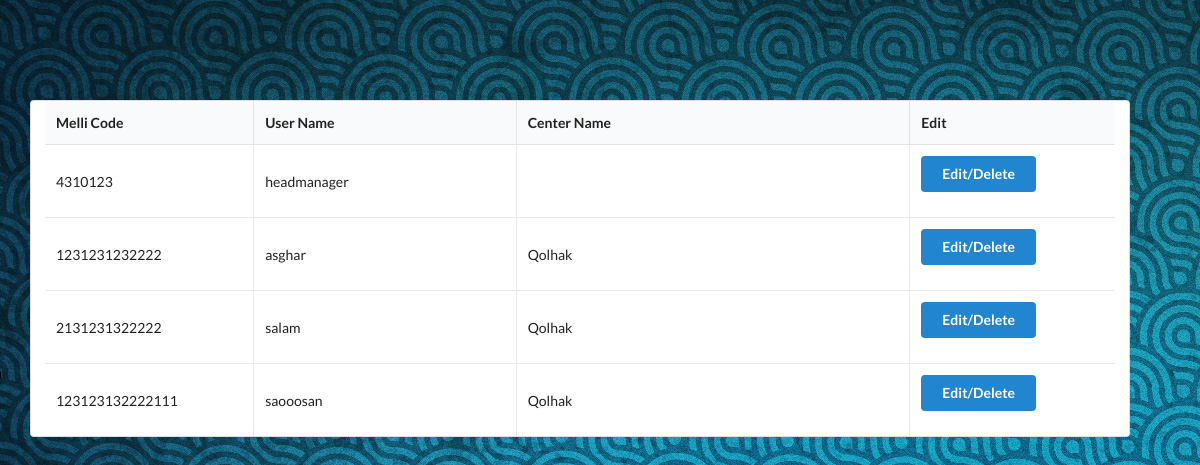
The app's page /userlist/ (signed in) with its own data.
### CoreBanking/models.py (models this page shows)
class Member(Model):
    melli_code = IntegerField(unique=True , blank=False ,)
    user = models.OneToOneField(User, on_delete=models.CASCADE,primary_key=True)
    center = models.ForeignKey(Center, on_delete=models.CASCADE, blank=True , null=True)
    membership_type = CharField(
        max_length=20,
        choices=(
            ("head_manager", "Head Manager"),
            ("legal_expert","Legal Expert"),
            ("center_manager","Center Manager"),
            ("cashier","Cashier"),
            ("auditor","Auditor"),
            ("accountant","Accountant")
        ),
        blank=True
    )

class Center(Model):
    center_id = IntegerField(unique=True , blank = False,default=0)
    name = CharField(max_length=30 , blank=True)
    address = CharField(max_length=100 , blank=True)

### CoreBanking/views.py (the view)
# urls.py: url(r'^userlist/$', UserListView.as_view(), name='user_list'),
class UserListView(APIView):
    renderer_classes = [TemplateHTMLRenderer]
    def get(self, request):
        if request.user.is_authenticated:
            user = request.user
            query = Member.objects.filter(user=user)
            member = query[0]
        else:
            return Response(template_name="authorization_error_page.html")
        if (member.membership_type == "head_manager"):
            members = Member.objects.all()
            return Response({'members': members}, template_name='user_list.html')
        else:
            return Response(template_name='head_manager_only.html')

### CoreBanking/Templates/user_list.html (shortened to what this page needs)
{% load static %}
<link rel="stylesheet" href="{% static 'semantic/semantic.min.css' %}">
{% load rest_framework %}
<!DOCTYPE html>
<html lang="en">
<head>
</head>
<body style="background-image:url({% static '1.jpg' %});font-weight: bold ; color:white ;">
<div class="ui grid" style="margin-left:30px ; margin-top: 100px;margin-right:70px">
<table class="ui  celled table">
  <thead>
    <tr>
      <th class="one wide">Melli Code </th>
      <th class="two wide">User Name</th>
      <th class="three wide">Center Name</th>
        <th class="one wide">Edit</th>
    </tr>
  </thead>
  <tbody>
  {% for member in members %}
    <tr>
      <td>{{ member.melli_code}}</td>
      <td>{{ member.user.username }}</td>
      <td>{{ member.center.name }}</td>
        <td>
                <form>
                    <button class="ui button blue">Edit/Delete</button>
                </form>
        </td>
    </tr>
  {% endfor %}
  </tbody>
</table>
</div>
</body>
</html>

### records on screen
Member: melli_code "4310123", user.username "headmanager"
Member: melli_code "1231231232222", user.username "asghar", center.name "Qolhak"
Member: melli_code "2131231322222", user.username "salam", center.name "Qolhak"
Member: melli_code "123123132222111", user.username "saooosan", center.name "Qolhak"
